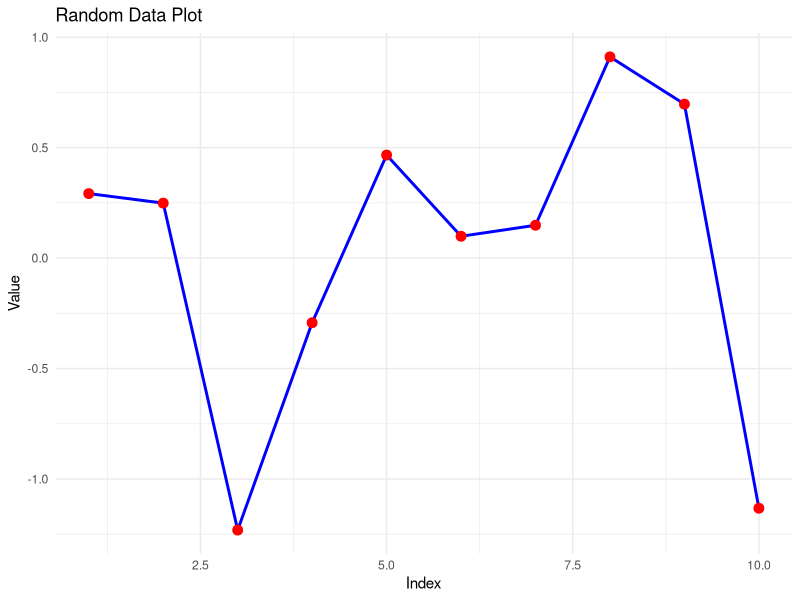

Write the R code that produced this figure.
## ---- chunk 1
#| echo: true
library(ggplot2)

# Create sample data
data <- data.frame(
  x = 1:10,
  y = rnorm(10)
)

# Create plot
ggplot(data, aes(x = x, y = y)) +
  geom_line(color = "blue", size = 1) +
  geom_point(color = "red", size = 3) +
  theme_minimal() +
  labs(title = "Random Data Plot", x = "Index", y = "Value")
## ---- chunk 2
#| echo: true
# Create sample dataset
iris_summary <- iris |>
  subset(Species == "setosa") |>
  summary()

print(iris_summary)
